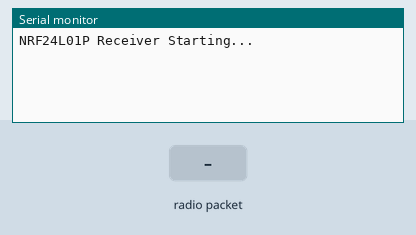
Recording of a sketch running on a simulated Arduino Uno, built with avr-gcc and run on an emulated ATmega328P. On the bench: the last lines printed to the serial monitor. The test bench sets the inputs (shaded band). No radio packets arrive unless stated.

Above: at 1.2 s.
1.3 s: radio packet "1" arrives
At 2.0 s:
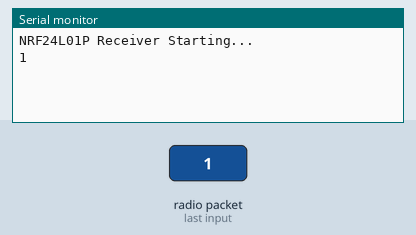
2.8 s: radio packet "0" arrives
At 3.2 s:
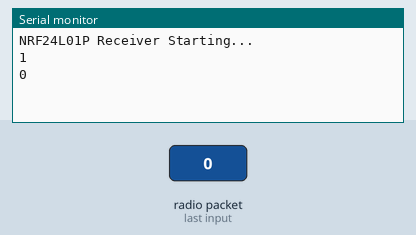
4.3 s: radio packet "2" arrives
At 5.5 s:
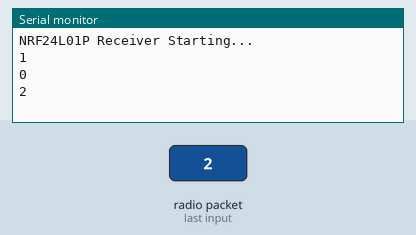

The sketch:

nrf24_receiver.ino
```cpp
// Load up the libraries
#include <SPI.h>
#include <nRF24L01.h>
#include <RF24.h>
#include <LiquidCrystal.h>


// define the pins
#define CE_PIN 9
#define CSN_PIN 10

//initialize display
// const int rs = 7, en = 6, d4 = 5, d5 = 4, d6 = 3, d7 = 2;
// LiquidCrystal lcd(rs, en, d4, d5, d6, d7);


// Create a Radio
RF24 radio(CE_PIN, CSN_PIN);

// The tx/rx address
const byte rxAddr[6] = "00001";
bool val = true;

void setup()
{


  // Start the serial
  Serial.begin(9600);

  while(!Serial);
  Serial.println("NRF24L01P Receiver Starting...");

  // Start the radio, again set to min & slow as I'm guessing while testing theire really close to each other
  radio.begin();
  radio.setPALevel(RF24_PA_LOW);   // RF24_PA_MIN ,RF24_PA_LOW, RF24_PA_HIGH, RF24_PA_MAX
  radio.setDataRate(RF24_250KBPS); // RF24_250KBPS, RF24_1MBPS, RF24_2MBPS

  // Set the reading pipe and start listening
  radio.openReadingPipe(0, rxAddr);
  radio.startListening();

}

void loop()
{

  if (radio.available())
  {


    // the buffer to store the received message in
    char text[100] = {0};

    // Now read the message, old examples have done = radio.read(), that doesn't work anymore!!!
    radio.read(&text, sizeof(text));


    // Print the message out to the COM window
    Serial.println(text);

  }


}
```

Measured:
- after the input at 1.3 s, the serial monitor: prints a new line at once (image 1)
- after the input at 2.8 s, the serial monitor: prints a new line at once (image 2)
- after the input at 4.3 s, the serial monitor: prints a new line at once (image 3)
